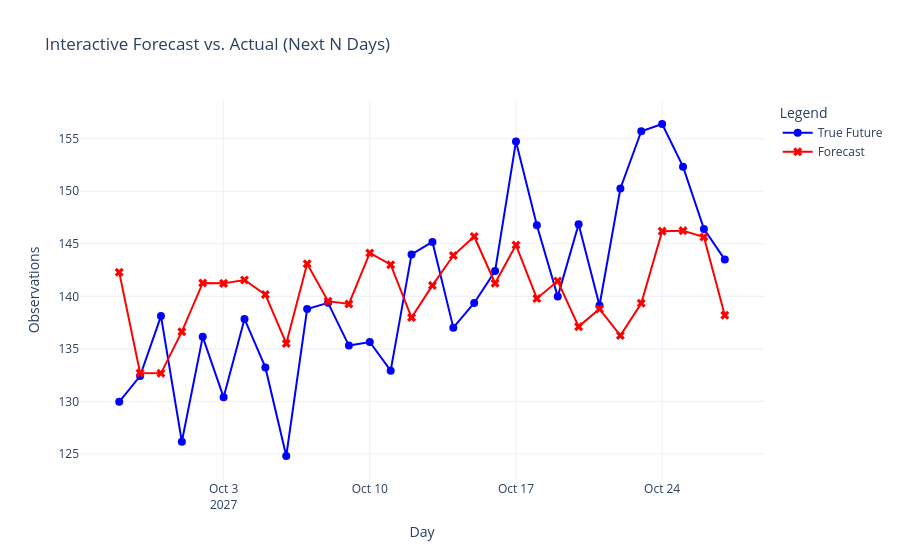

Here is the notebook cell this chart was saved with:
### Code cell
# Evaluate on a true forecast horizon
# Use y_true for the true future values and slice it to match the forecast horizon
true_future = y_true.flatten()[-len(future_predictions):]  # Extract the true future values
mae_forecast = mean_absolute_error(true_future[:N], future_predictions[:N]) # N = 10
mse_forecast = mean_squared_error(true_future[:N], future_predictions[:N])
rmse_forecast = np.sqrt(mse_forecast)
r2_forecast = r2_score(true_future[:N], future_predictions[:N])
mape_forecast = np.mean(np.abs((true_future[:N] - future_predictions[:N]) / true_future[:N])) * 100
# Print forecast metrics
forecast_metrics_df = pd.DataFrame({
    "Forecast Metric": ["MAE", "MSE", "RMSE", "R2", "MAPE"],
    "Forecast Value": [mae_forecast, mse_forecast, rmse_forecast, r2_forecast, mape_forecast]
})
forecast_metrics_df["Forecast Value"] = forecast_metrics_df["Forecast Value"].apply(lambda x: round(x, 4))
forecast_quality = "Good" if mae_forecast < 10 and mape_forecast < 10 else "Needs Improvement"
forecast_metrics_df.loc[len(forecast_metrics_df)] = ["Performance", forecast_quality]
forecast_dates = pd.date_range(start=last_date + pd.Timedelta(days=1), periods=N, freq="D")
print(forecast_metrics_df)

# Create an interactive plot using Plotly
fig = go.Figure()

# Add true future values
fig.add_trace(go.Scatter(
    x=future_dates,
    y=true_future[:N],
    mode='lines+markers',
    name='True Future',
    marker=dict(symbol='circle', size=8),
    line=dict(color='blue')
))

# Add forecasted values
fig.add_trace(go.Scatter(
    x=future_dates,
    y=future_predictions[:N],
    mode='lines+markers',
    name='Forecast',
    marker=dict(symbol='x', size=8),
    line=dict(color='red')
))

# Update layout for better interactivity
fig.update_layout(
    title="Interactive Forecast vs. Actual (Next N Days)",
    xaxis_title="Day",
    yaxis_title="Observations",
    xaxis=dict(showgrid=True),
    yaxis=dict(showgrid=True),
    legend_title="Legend",
    template="plotly_white"
)

# Show the interactive plot
fig.show()

### Figure 1 — Plotly figure (JSON) as saved in the notebook; plotly's stock layout.template omitted (floating-point values rounded to 4 significant figures)
{"data": [{"line": {"color": "blue"}, "marker": {"size": 8, "symbol": "circle"}, "mode": "lines+markers", "name": "True Future", "type": "scatter", "x": ["2027-09-28T00:00:00", "2027-09-29T00:00:00", "2027-09-30T00:00:00", "2027-10-01T00:00:00", "2027-10-02T00:00:00", "2027-10-03T00:00:00", "2027-10-04T00:00:00", "2027-10-05T00:00:00", "2027-10-06T00:00:00", "2027-10-07T00:00:00", "2027-10-08T00:00:00", "2027-10-09T00:00:00", "2027-10-10T00:00:00", "2027-10-11T00:00:00", "2027-10-12T00:00:00", "2027-10-13T00:00:00", "2027-10-14T00:00:00", "2027-10-15T00:00:00", "2027-10-16T00:00:00", "2027-10-17T00:00:00", "2027-10-18T00:00:00", "2027-10-19T00:00:00", "2027-10-20T00:00:00", "2027-10-21T00:00:00", "2027-10-22T00:00:00", "2027-10-23T00:00:00", "2027-10-24T00:00:00", "2027-10-25T00:00:00", "2027-10-26T00:00:00", "2027-10-27T00:00:00"], "y": [130.0, 132.4, 138.1, 126.2, 136.1, 130.4, 137.8, 133.2, 124.8, 138.8, 139.4, 135.3, 135.6, 132.9, 144.0, 145.2, 137.0, 139.4, 142.4, 154.7, 146.8, 140.0, 146.9, 139.1, 150.3, 155.7, 156.4, 152.3, 146.4, 143.5]}, {"line": {"color": "red"}, "marker": {"size": 8, "symbol": "x"}, "mode": "lines+markers", "name": "Forecast", "type": "scatter", "x": ["2027-09-28T00:00:00", "2027-09-29T00:00:00", "2027-09-30T00:00:00", "2027-10-01T00:00:00", "2027-10-02T00:00:00", "2027-10-03T00:00:00", "2027-10-04T00:00:00", "2027-10-05T00:00:00", "2027-10-06T00:00:00", "2027-10-07T00:00:00", "2027-10-08T00:00:00", "2027-10-09T00:00:00", "2027-10-10T00:00:00", "2027-10-11T00:00:00", "2027-10-12T00:00:00", "2027-10-13T00:00:00", "2027-10-14T00:00:00", "2027-10-15T00:00:00", "2027-10-16T00:00:00", "2027-10-17T00:00:00", "2027-10-18T00:00:00", "2027-10-19T00:00:00", "2027-10-20T00:00:00", "2027-10-21T00:00:00", "2027-10-22T00:00:00", "2027-10-23T00:00:00", "2027-10-24T00:00:00", "2027-10-25T00:00:00", "2027-10-26T00:00:00", "2027-10-27T00:00:00"], "y": [142.3, 132.7, 132.7, 136.6, 141.3, 141.2, 141.6, 140.2, 135.5, 143.1, 139.5, 139.3, 144.1, 143.0, 138.0, 141.0, 143.9, 145.7, 141.2, 144.9, 139.8, 141.5, 137.1, 138.8, 136.3, 139.3, 146.2, 146.3, 145.6, 138.2]}], "layout": {"legend": {"title": {"text": "Legend"}}, "title": {"text": "Interactive Forecast vs. Actual (Next N Days)"}, "xaxis": {"showgrid": true, "title": {"text": "Day"}}, "yaxis": {"showgrid": true, "title": {"text": "Observations"}}}}
